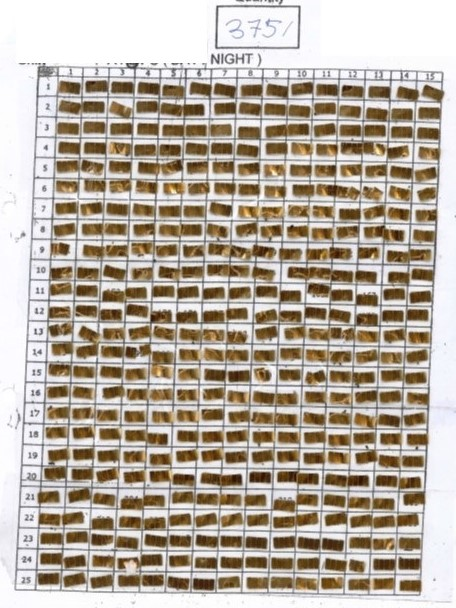
#> input picture dataset/train_data/train_images/1053.jpg, 456 x 608 px
$ jupyter execute cv2_experiment.ipynb   (older library calls are emulated)
#> lines starting #> are read from the running program, lines starting #| are printed output that depends on the picture; after the words box and inside, x2 and y2 are one past the last pixel; in counts of white or black regions, pixels touching at a corner belong together
# Import libraries and define functions

[cell 1]
import cv2
import numpy as np
from matplotlib import pyplot as plt
import os

[cell 2]
def find_contour(ori_img, proc_img):
    temp_copy = ori_img.copy()

    # find contour
    contours, hierarchy = cv2.findContours(proc_img.astype(np.uint8), cv2.RETR_TREE, cv2.CHAIN_APPROX_NONE)

    # shortlist contours
    valid_cntrs = []

    for cntr in contours:
        x,y,w,h = cv2.boundingRect(cntr)
        area = cv2.contourArea(cntr)

        # get the bounding rect
        x, y, w, h = cv2.boundingRect(cntr)

        # get the min area rect
        rect = cv2.minAreaRect(cntr)
        box = cv2.boxPoints(rect)
        # convert all coordinates floating point values to int
        box = np.int0(box)

        if (area >= 30) & (area <= 1000):
            # valid_cntrs.append(cntr)
            valid_cntrs.append(box)
            #print("valid area is {}".format(area))
        else:
            continue
            #print("invalid area is {}".format(area))

    cv2.drawContours(temp_copy, valid_cntrs, -1, (255,0,0), 2)

    print("Number of Contours found = " + str(len(valid_cntrs)))

    plt.figure(figsize = (10,10))
    plt.imshow(temp_copy)
    plt.show()

# Original Image

[cell 3]
# Try 1053 and 1007
img = cv2.imread("dataset/train_data/train_images/1053.jpg")
#> img is the input picture: shape (608, 456, 3); mean B, G, R 161.1, 173.2, 183.4
img_RGB = cv2.cvtColor(img, cv2.COLOR_BGR2RGB)

plt.figure(figsize = (10,10))
plt.imshow(img_RGB)

# Binary Thresholding

[cell 4]
gray = cv2.cvtColor(img, cv2.COLOR_BGR2GRAY)
_, bin_thresh = cv2.threshold(gray, 120, 255, cv2.THRESH_BINARY_INV)
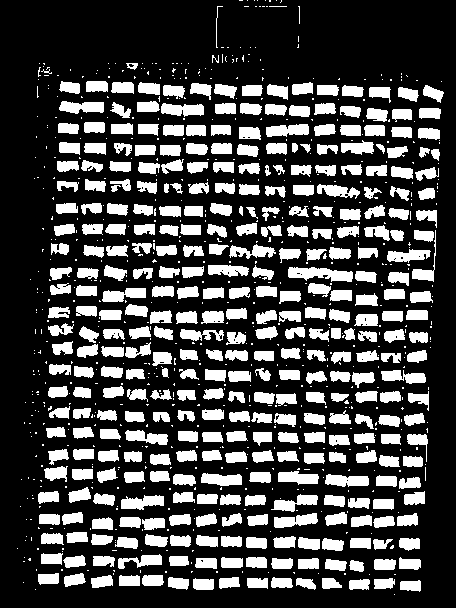
#> bin_thresh: shape (608, 456); 27.3% white; 981 white regions (615 under 20 px), largest, box (x1, y1, x2, y2) and area: (288, 267, 353, 282) 643, (121, 495, 164, 510) 438, (161, 103, 204, 117) 434

plt.figure(figsize=(10,10))
plt.imshow(bin_thresh, cmap='gray')

[cell 5]
# Remove small specks of background noises

#find all your connected components (white blobs in your image)
nb_components, output, stats, centroids = cv2.connectedComponentsWithStats(bin_thresh, connectivity=8)
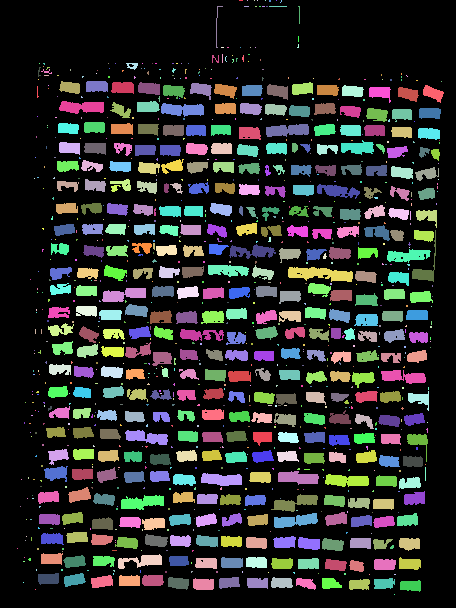
#> output: shape (608, 456) int32; 982 distinct labels, from 0 to 981; one colour per label, 0 black
#> nb_components = 982; stats = 982 rows, first 6: [0, 0, 456, 608, 201515], [239, 0, 4, 1, 4], [247, 0, 1, 1, 1], [254, 0, 1, 1, 1], [257, 0, 1, 1, 1], [265, 0, 1, 1, 1]; centroids = 982 pairs, first value 17 to 441, second value 0 to 594
#connectedComponentswithStats yields every seperated component with information on each of them, such as size
#the following part is just taking out the background which is also considered a component, but most of the time we don't want that.
sizes = stats[1:, -1]; nb_components = nb_components - 1
#> after `sizes = stats[1:, -1]`: sizes = 981 values, max 643 at index 409, min 1 at index 1, mean 77.2
#> after `nb_components = nb_components - 1`: nb_components = 981

# minimum size of particles we want to keep (number of pixels)
#here, it's a fixed value, but you can set it as you want, eg the mean of the sizes or whatever
min_size = 50

#your answer image
img_bin = np.zeros((output.shape))
#for every component in the image, you keep it only if it's above min_size
for i in range(0, nb_components):
    if sizes[i] >= min_size:
        img_bin[output == i + 1] = 255
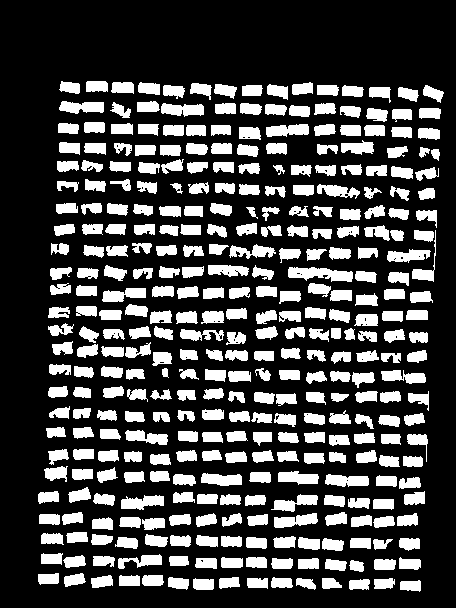
#> img_bin: shape (608, 456) float64; 26.5% white; 355 white regions

plt.figure(figsize=(10,10))
plt.imshow(img_bin, cmap='gray')

[cell 6]
find_contour(img_RGB, img_bin)
#> in find_contour, `contours, hierarchy = cv2.findContours(proc_img.astype(np.uint8), cv2...`: contours = 426 contours, 71 with area under 20; largest, box (x1, y1, x2, y2) and area: (288, 267, 353, 282) 566, (121, 495, 164, 510) 380, (325, 474, 369, 487) 379, (161, 103, 204, 117) 378, (266, 124, 309, 137) 376
#> the loop in find_contour, `for cntr in contours:` made 426 passes
#> (area, rect, box) on passes 1 to 3: (174, ((410, 585.5), (11, 20), -90), [[420, 591], [400, 591], [400, 580], [420, 580]]), (167.5, ((359, 584), (10, 20), -90), [[369, 589], [349, 589], [349, 579], [369, 579]]), (164, ((384, 583), (10, 20), -90), [[394, 588], [374, 588], [374, 578], [394, 578]])
#| Number of Contours found = 355

# Otsu Thresholding

[cell 7]
# ostu thresholding after Gaussian filtering
blur = cv2.GaussianBlur(gray,(9,9),0)
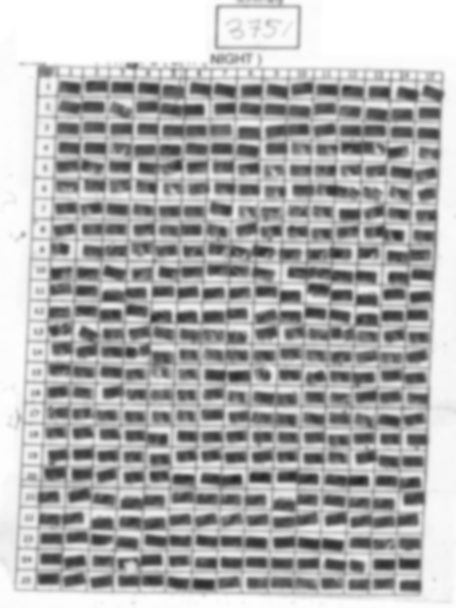
#> blur: shape (608, 456); min 36, max 255, mean 174.9
_, ostu_thresh = cv2.threshold(blur, 0, 255, cv2.THRESH_BINARY + cv2.THRESH_OTSU)
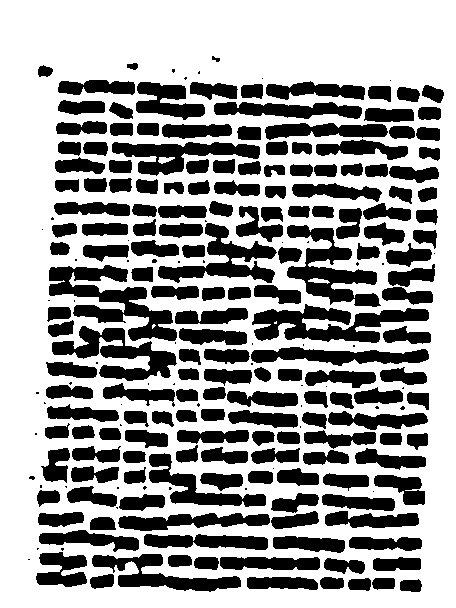
#> ostu_thresh: shape (608, 456); 62.3% white; 230 black regions (56 under 20 px), largest, box (x1, y1, x2, y2) and area: (49, 265, 177, 341) 3928, (252, 304, 429, 343) 3540, (287, 225, 381, 307) 3182

plt.figure(figsize = (10,10))
plt.imshow(ostu_thresh, cmap='gray')

[cell 8]
find_contour(img_RGB, ostu_thresh)
#> the loop in find_contour (call 2), `for cntr in contours:` made 236 passes
#> cntr on passes 31, 46: [[372, 491], [373, 490], [374, 491], [373, 492]], [[272, 468], [273, 467], [274, 468], [273, 469]]
#> in find_contour (call 2), `cv2.drawContours(temp_copy, valid_cntrs, -1, (255,0,0), 2)`: temp_copy: shape (608, 456, 3); mean R, G, B 192.1, 142.4, 131.4
#| Number of Contours found = 154

# Saturation
A possible implementation is to remove glare. Source code: Source code: http://www.amphident.de/en/blog/preprocessing-for-automatic-pattern-identification-in-wildlife-removing-glare.html

[cell 9]
# Filtering saturation from original image

hsv = cv2.cvtColor(img_RGB.copy(), cv2.COLOR_BGR2HSV)
#> hsv: shape (608, 456, 3); mean H, S, V 90.3, 52.8, 184.7

lower = np.array ([5,30,0])
upper = np.array ([120,255,255])
img_mask = cv2.inRange(hsv, lower, upper)
#> img_mask: shape (608, 456); 39.9% white; 143 white regions (6 under 20 px), largest, box (x1, y1, x2, y2) and area: (48, 304, 248, 382) 6135, (185, 159, 439, 183) 3009, (58, 141, 260, 176) 3006
img_sat = cv2.bitwise_and(img_RGB, img_RGB, mask=img_mask)
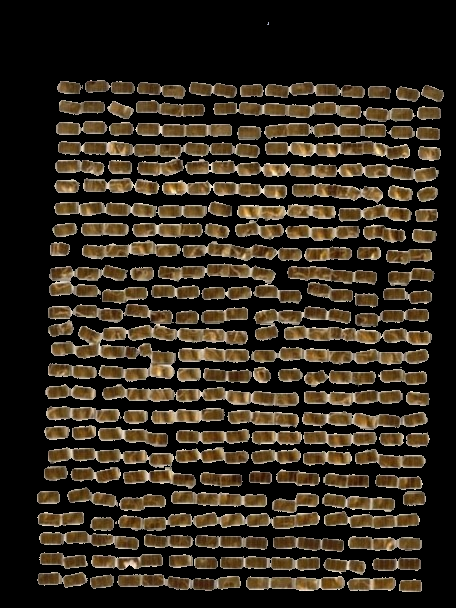
#> img_sat: shape (608, 456, 3); mean R, G, B 50.4, 41.4, 29.2

plt.figure(figsize = (10,10))
plt.imshow(img_mask)

[cell 10]
plt.figure(figsize = (10,10))
plt.imshow(img_sat)

[cell 11]
find_contour(img_RGB, img_mask)
#> the loop in find_contour (call 3), `for cntr in contours:` made 148 passes
#> cntr on passes 22, 42: [[369, 512]], [[347, 449]]
#> in find_contour (call 3), `cv2.drawContours(temp_copy, valid_cntrs, -1, (255,0,0), 2)`:
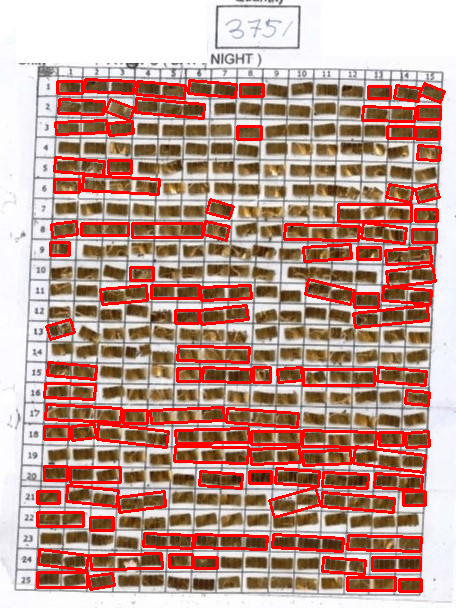
#> temp_copy: shape (608, 456, 3); mean R, G, B 191, 150.4, 139.4
#| Number of Contours found = 106

# Remove shadow
Source code: https://medium.com/arnekt-ai/shadow-removal-with-open-cv-71e030eadaf5

[cell 12]
def shadow_remove(img):
    rgb_planes = cv2.split(img)
    result_norm_planes = []
    for plane in rgb_planes:
        dilated_img = cv2.dilate(plane, np.ones((5,5), np.uint8))
        bg_img = cv2.medianBlur(dilated_img, 21)
        diff_img = 255 - cv2.absdiff(plane, bg_img)
        norm_img = cv2.normalize(diff_img, None, alpha=0, beta=255, norm_type=cv2.NORM_MINMAX, dtype=cv2.CV_8UC1)
        result_norm_planes.append(norm_img)
#> this loop made 3 passes
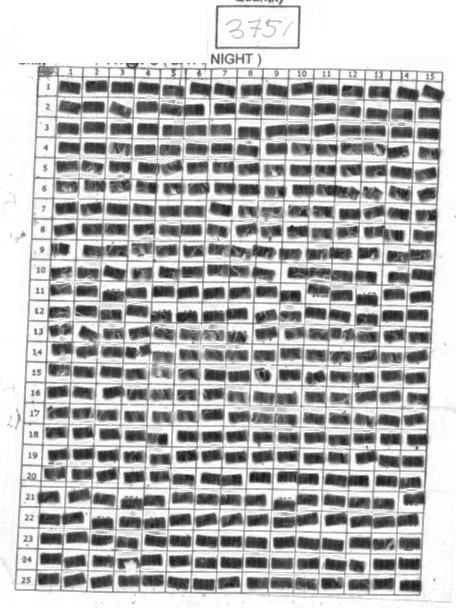
#> diff_img: shape (608, 456); min 24, max 255, mean 183.9
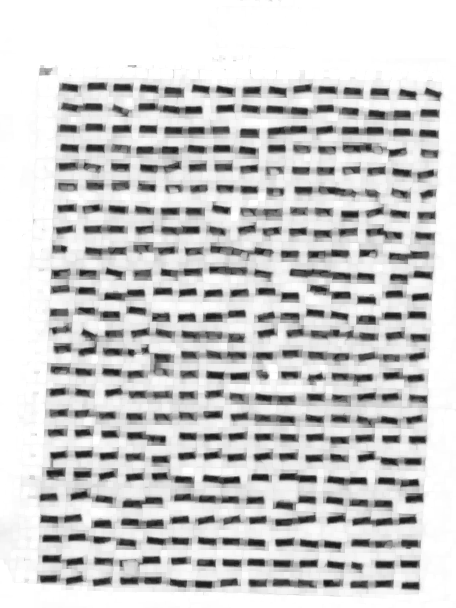
#> dilated_img: shape (608, 456); min 19, max 255, mean 205.9
    shadow_removed = cv2.merge(result_norm_planes)
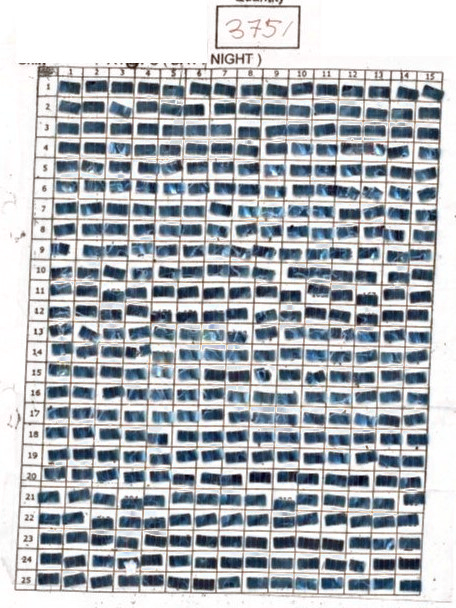
#> shadow_removed: shape (608, 456, 3); mean of channels 0, 1, 2 185.6, 181, 176.5; drawn as B, G, R
    return shadow_removed

shad = shadow_remove(img_RGB)
plt.figure(figsize = (10,10))
plt.imshow(shad)

$ run again, with dataset/train_data/train_images/1001.jpg copied over dataset/train_data/train_images/1053.jpg
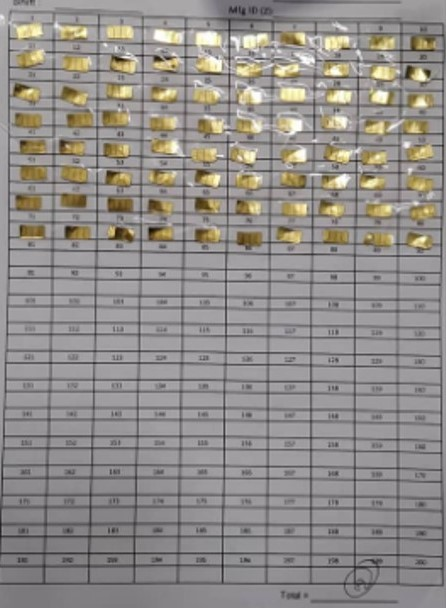
#> input picture dataset/train_data/train_images/1001.jpg, 446 x 608 px
#> img is the input picture: shape (608, 446, 3); mean B, G, R 138.3, 141.5, 145.4
#> bin_thresh: shape (608, 446); 19.5% white; 648 white regions (508 under 20 px), largest, box (x1, y1, x2, y2) and area: (0, 18, 446, 604) 37684, (204, 0, 349, 67) 2109, (170, 34, 238, 138) 665
#> output: shape (608, 446) int32; 649 distinct labels, from 0 to 648
#> `nb_components, output, stats, centroids = cv2.connectedComponentsWithS..`: nb_components = 649; stats = 649 rows, first 6: [0, 0, 446, 608, 218348], [14, 0, 6, 4, 14], [21, 0, 8, 5, 21], [30, 0, 5, 4, 13], [204, 0, 145, 67, 2109], [14, 3, 2, 2, 4]; centroids = 649 pairs, first value 7 to 440.9, second value 0.923 to 595.5
#> sizes = 648 values, max 37684 at index 19, min 1 at index 7, mean 81.51
#> `nb_components = nb_components - 1`: nb_components = 648
#> after the loop `for i in range(0, nb_components):`:
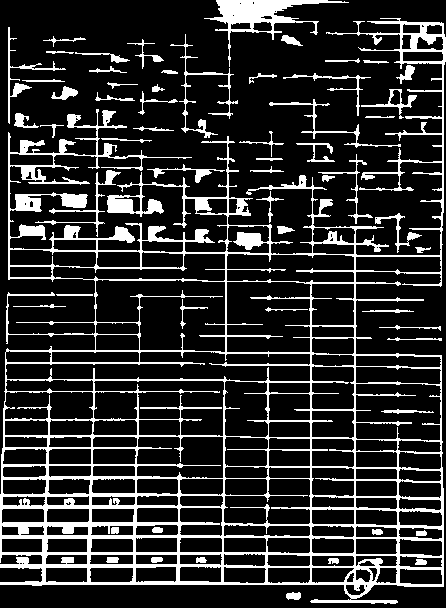
#> img_bin: shape (608, 446) float64; 17.5% white; 59 white regions
#> contours = 228 contours, 25 with area under 20; largest, box (x1, y1, x2, y2) and area: (0, 18, 446, 604) 144204, (95, 279, 226, 353) 7786, (5, 351, 311, 382) 6654, (226, 281, 312, 353) 5814, (355, 383, 442, 442) 4646
#> the loop in find_contour, `for cntr in contours:` made 228 passes
#> (area, rect, box) on passes 1 to 3: (78.5, ((293, 595.5), (7, 14), -90), [[300, 599], [286, 599], [286, 592], [300, 592]]), (36, ((414, 338.5), (3, 54), -90), [[441, 340], [387, 340], [387, 337], [441, 337]]), (30, ((409.5, 327.3), (4, 61.05), -88.67), [[440, 329], [378, 328], [379, 324], [440, 326]])
#> temp_copy: shape (608, 446, 3); mean R, G, B 166.2, 121.9, 119.1
#| Number of Contours found = 170
#> ostu_thresh: shape (608, 446); 45.6% white; 437 white regions (10 under 20 px), largest, box (x1, y1, x2, y2) and area: (0, 0, 402, 427) 31297, (143, 102, 226, 168) 2341, (297, 0, 446, 22) 2063
#> the loop in find_contour (call 2), `for cntr in contours:` made 472 passes
#> cntr on pass 22: [[391, 515], [391, 516], [392, 516], [392, 515]]
#| Number of Contours found = 413
#> hsv: shape (608, 446, 3); mean H, S, V 139.2, 16.9, 146.1
#> img_mask: shape (608, 446); 12.8% white; 92 white regions (11 under 20 px), largest, box (x1, y1, x2, y2) and area: (59, 163, 89, 185) 499, (58, 85, 89, 108) 497, (368, 62, 397, 84) 495
#> temp_copy: shape (608, 446, 3); mean R, G, B 153.5, 130.1, 127.6
#| Number of Contours found = 82
#> the loop in shadow_remove, `for plane in rgb_planes:` made 3 passes
#> in shadow_remove, `shadow_removed = cv2.merge(result_norm_planes)`:
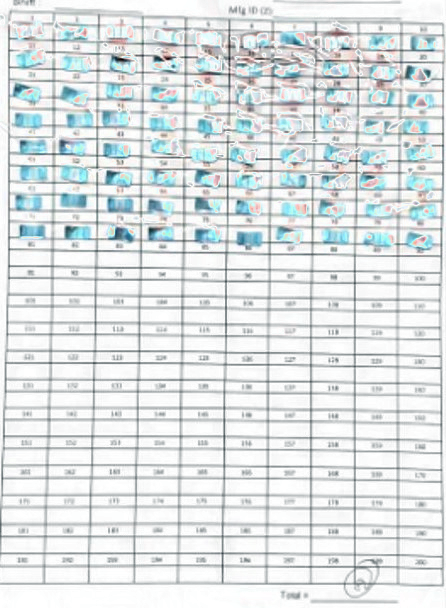
#> shadow_removed: shape (608, 446, 3); mean of channels 0, 1, 2 227.6, 226.7, 221.4; drawn as B, G, R

$ run again, with dataset/train_data/train_images/1002.jpg copied over dataset/train_data/train_images/1053.jpg
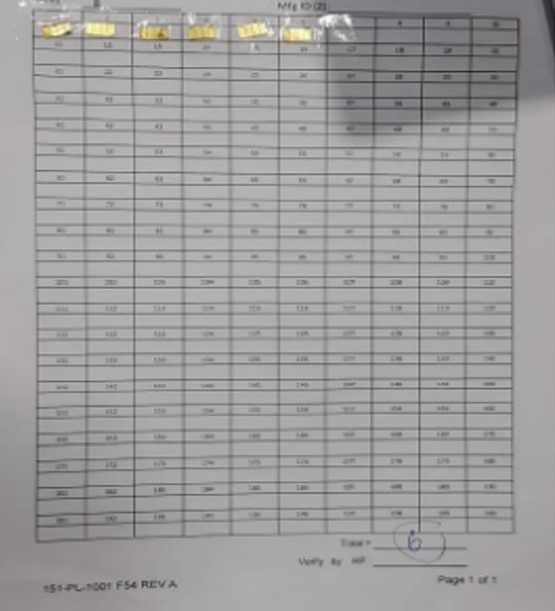
#> input picture dataset/train_data/train_images/1002.jpg, 555 x 611 px
#> img is the input picture: shape (611, 555, 3); mean B, G, R 157.2, 156.4, 158.7
#> bin_thresh: shape (611, 555); 6% white; 575 white regions (509 under 20 px), largest, box (x1, y1, x2, y2) and area: (277, 0, 555, 137) 12728, (34, 415, 158, 544) 1958, (417, 362, 513, 415) 177
#> output: shape (611, 555) int32; 576 distinct labels, from 0 to 575
#> `nb_components, output, stats, centroids = cv2.connectedComponentsWithS..`: nb_components = 576; stats = 576 rows, first 6: [0, 0, 555, 611, 318738], [94, 0, 5, 7, 22], [277, 0, 278, 137, 12728], [278, 3, 3, 4, 7], [285, 3, 1, 2, 2], [306, 3, 5, 4, 9]; centroids = 576 pairs, first value 33 to 515, second value 3.09 to 588.2
#> sizes = 575 values, max 12728 at index 1, min 1 at index 9, mean 35.42
#> `nb_components = nb_components - 1`: nb_components = 575
#> contours = 91 contours, 38 with area under 20; largest, box (x1, y1, x2, y2) and area: (277, 0, 555, 137) 20250, (34, 415, 158, 544) 1936, (37, 512, 134, 526) 804, (375, 56, 423, 71) 618, (375, 82, 421, 97) 586
#> the loop in find_contour, `for cntr in contours:` made 91 passes
#> (area, rect, box) on passes 1, 2, 4, 7: (62.5, ((74.56, 587.3), (6.73, 20.93), -85.24), [[84, 591], [63, 589], [64, 583], [85, 584]]), (63.5, ((49, 588), (8, 12), -90), [[55, 592], [43, 592], [43, 584], [55, 584]]), (113, ((98.5, 586), (8, 23), -90), [[110, 590], [87, 590], [87, 582], [110, 582]]), (43, ((130.5, 585), (8, 11), -90), [[136, 589], [125, 589], [125, 581], [136, 581]])
#> temp_copy: shape (611, 555, 3); mean R, G, B 162.9, 153, 153.7
#| Number of Contours found = 45
#> ostu_thresh: shape (611, 555); 79.3% white; 398 black regions (193 under 20 px), largest, box (x1, y1, x2, y2) and area: (301, 0, 555, 151) 28424, (0, 377, 237, 611) 23858, (375, 349, 516, 557) 5098
#> the loop in find_contour (call 2), `for cntr in contours:` made 444 passes
#> cntr on pass 33: [[309, 0], [310, 1], [311, 0], [310, 0]]
#> temp_copy: shape (611, 555, 3); mean R, G, B 166.7, 144.2, 145
#| Number of Contours found = 206
#> hsv: shape (611, 555, 3); mean H, S, V 135.8, 4.9, 158.9
#> img_mask: shape (611, 555); 0.89% white; 6 white regions, box (x1, y1, x2, y2) and area: (82, 21, 117, 39) 548, (138, 25, 170, 42) 506, (185, 23, 218, 42) 505, (39, 21, 72, 40) 494, (235, 21, 267, 41) 486, (281, 27, 312, 44) 468
#> temp_copy: shape (611, 555, 3); mean R, G, B 159.1, 155.5, 156.5
#| Number of Contours found = 6
#> the loop in shadow_remove, `for plane in rgb_planes:` made 3 passes
#> pass 1, in shadow_remove, `norm_img = cv2.normalize(diff_img, None, alpha=0, beta=255, norm_type=..`:
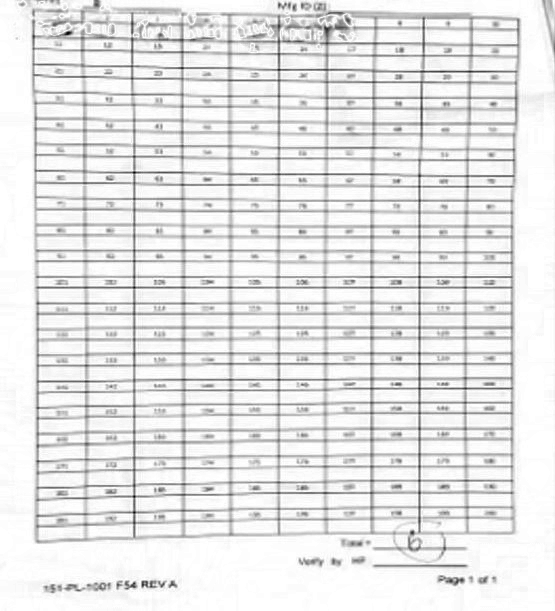
#> norm_img: shape (611, 555); min 0, max 255, mean 229.8
